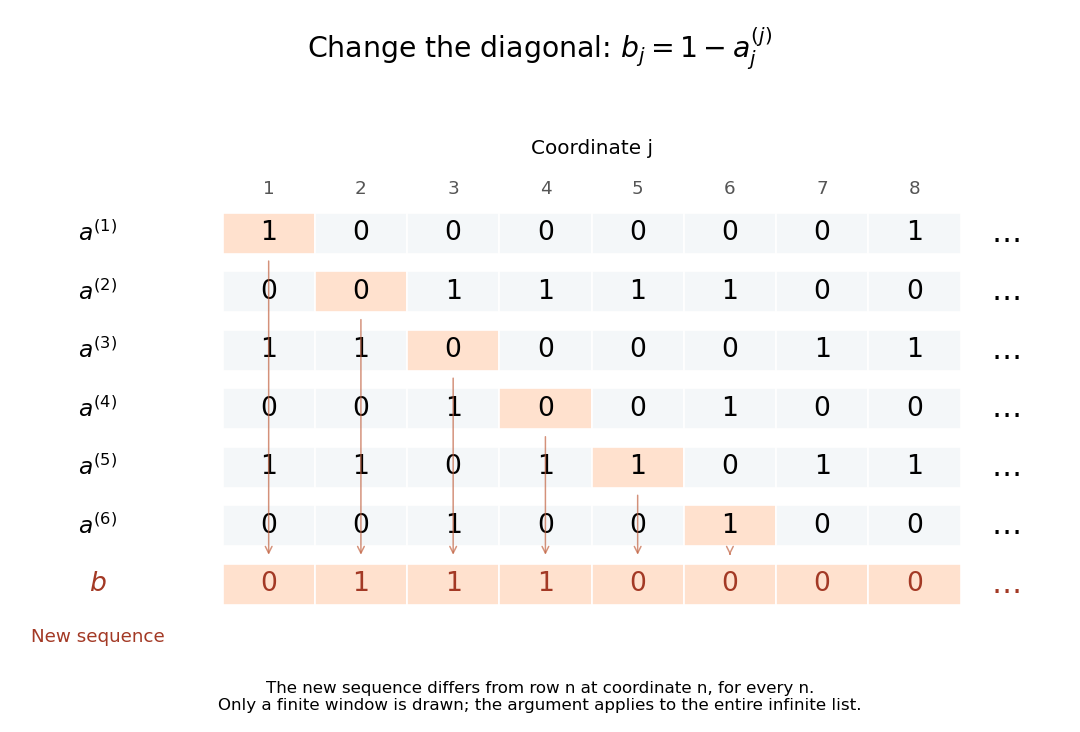

Generate this figure with Python:
"""Generate cantor-diagonal-sequences.png in cwd.

Tested with Python 3.14.4, numpy 2.3.5, matplotlib 3.10.7.
The displayed entries are a finite window into explicitly defined infinite
binary sequences. The figure illustrates, rather than replaces, the proof.
"""

from pathlib import Path
import matplotlib
matplotlib.use("Agg")
import matplotlib.pyplot as plt
from matplotlib.patches import Rectangle


def entry(n, j):
    return int((3*n + 5*j + j*j) % 7 < 3)


def main():
    rows, cols = 6, 8
    bits = [[entry(n,j) for j in range(1,cols+1)] for n in range(1,rows+1)]
    opposite = [1-entry(j,j) for j in range(1,cols+1)]
    assert all(opposite[n-1] != bits[n-1][n-1] for n in range(1,rows+1))
    fig, ax = plt.subplots(figsize=(9,6.1),dpi=120,facecolor="white")
    for r, values in enumerate(bits):
        y = rows-r
        ax.text(-.85,y,rf"$a^{{({r+1})}}$",ha="center",va="center",fontsize=14)
        for c, v in enumerate(values):
            color = "#ffe1ce" if r==c else "#f4f7f9"
            ax.add_patch(Rectangle((c+.5,y-.35),1,.7,facecolor=color,edgecolor="white"))
            ax.text(c+1,y,str(v),ha="center",va="center",fontsize=16)
        ax.text(cols+1,y,"…",ha="center",va="center",fontsize=18)
    ax.text(-.85,0,r"$b$",ha="center",va="center",fontsize=16,color="#a33925")
    for c,v in enumerate(opposite):
        ax.add_patch(Rectangle((c+.5,-.35),1,.7,facecolor="#ffe1ce",edgecolor="white"))
        ax.text(c+1,0,str(v),ha="center",va="center",fontsize=16,color="#a33925")
        if c<rows:
            ax.annotate("",xy=(c+1,.45),xytext=(c+1,rows-c-.42),
                        arrowprops={"arrowstyle":"->","color":"#c26342","lw":.9,"alpha":.7})
    ax.text(cols+1,0,"…",ha="center",va="center",fontsize=18,color="#a33925")
    ax.text(-.85,-.9,"New sequence",ha="center",va="center",fontsize=11,color="#a33925")
    for c in range(cols):
        ax.text(c+1,rows+.75,str(c+1),ha="center",va="center",fontsize=11,color="#555555")
    ax.text(4.5,rows+1.35,"Coordinate j",ha="center",fontsize=12)
    ax.set(xlim=(-1.6,cols+1.6),ylim=(-1.4,rows+1.7))
    ax.axis("off")
    fig.suptitle(r"Change the diagonal: $b_j=1-a^{(j)}_j$",fontsize=17,y=.965)
    fig.text(.5,.03,"The new sequence differs from row n at coordinate n, for every n.\n"
             "Only a finite window is drawn; the argument applies to the entire infinite list.",ha="center",fontsize=10)
    fig.tight_layout(rect=(0,.065,1,.93))
    fig.savefig(Path.cwd()/"cantor-diagonal-sequences.png",facecolor="white",transparent=False)
    plt.close(fig)
    print("Displayed diagonal:", [entry(j,j) for j in range(1,7)])
    print("New sequence prefix:",opposite)


if __name__ == "__main__":
    main()
